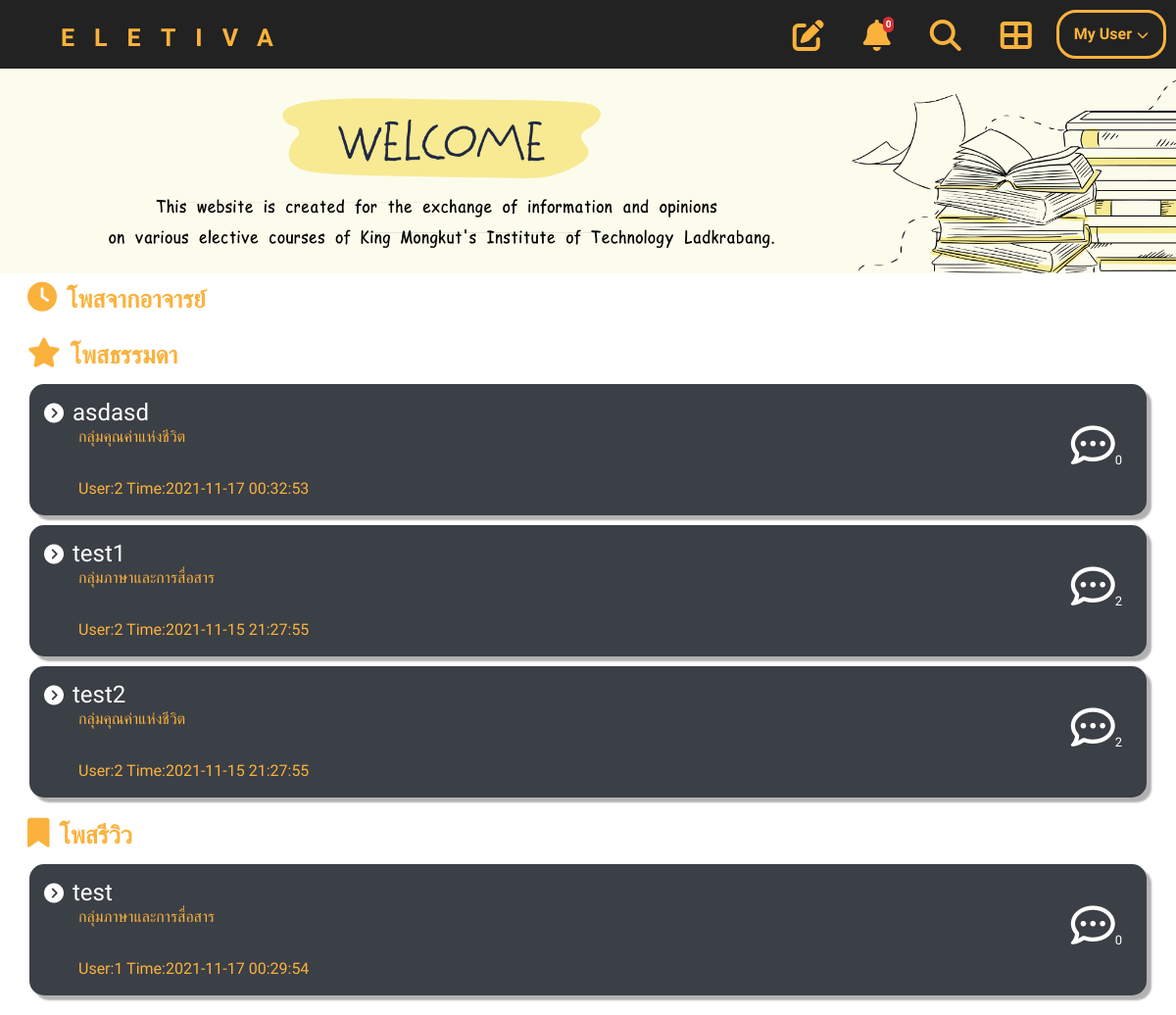
/ (signed in), run on the app's committed database.
### tables this page shows
CREATE TABLE `post` (
  `ID_post` int(11) UNSIGNED NOT NULL,
  `Group_subject` varchar(50) NOT NULL,
  `ID_subject` int(8) NOT NULL,
  `name_subject` varchar(75) NOT NULL,
  `type_post` int(2) NOT NULL,
  `title_post` varchar(50) NOT NULL,
  `msg_post` varchar(255) NOT NULL,
  `time_post` timestamp NOT NULL DEFAULT current_timestamp() ON UPDATE current_timestamp(),
  `create_by` bigint(20) UNSIGNED NOT NULL,
  `report` int(5) NOT NULL
);

### index.php (the view, shortened to what this page needs)
<link rel="stylesheet" type="text/css" href="css/home_index.css">
<?php
require "dbconnect.php";
include "header.php";
?>
<?php if(isset($_SESSION['status']) && !empty($_SESSION['status']) || $_SESSION['status'] != 3) : ?>
<section>
    <img class="banner" src="images/home.png" alt="Banner">
    <div class="inf">
        <?php
            echo'<div class="posttext">';
            echo'<i class="fas fa-clock"></i>';
            echo'<p class="mainC">โพสจากอาจารย์</p>';
            echo'</div>';
        ?>
    </div>
    <div class="inf">
        <?php
        $query = "SELECT * FROM post WHERE type_post='1' ORDER BY time_post DESC";
        $result = mysqli_query($connect, $query);
            echo'<div class="posttext">';
            echo'<i class="fas fa-star"></i>';
            echo'<p class="mainC">โพสธรรมดา</p>';
            echo'</div>';
            while($row =  mysqli_fetch_assoc($result)){
                $x = $row['ID_post'];
                $findCB = "SELECT COUNT(ID_comment) FROM comment WHERE from_post='$x'";
                $y = mysqli_query($connect, $findCB);
                echo '<a href="post.php?id='.$row['ID_post'].'" class="Content">';
                echo '    <div class="post_btn">';
                echo '        <div class="A_left">';
                echo '            <i class="icon_next fas fa-chevron-circle-right"></i>';
                echo '            <h4 class="textC" name="Post">'.$row['title_post'].'</h4>';
                echo '            <h6 class="textS" name="subject">'.$row['Group_subject'].'</h6>';
                echo '            <br><p class="Timestamp">User:'.$row['create_by'].' Time:'.$row['time_post'].'</p>';
                echo '        </div>';
                if($n =  mysqli_fetch_assoc($y)){
                echo '        <div  class="A_right">';
                echo '            <i class="iconcomment far fa-comment-dots"></i>';
                echo '            <h5 class="commentN">'.$n['COUNT(ID_comment)'].'</h5>';
                echo '        </div>';
                }
                echo '    </div>';
                echo '</a>';
        }
        ?>
    </div>
    <div class="inf">
        <?php
        $query = "SELECT * FROM post WHERE type_post='2' ORDER BY time_post DESC";
        $result = mysqli_query($connect, $query);
            echo'<div class="posttext">';
            echo'<i class="fas fa-bookmark"></i>';
            echo'<p class="mainC">โพสรีวิว</p>';
            echo'</div>';
            while($row =  mysqli_fetch_assoc($result)){
                $x = $row['ID_post'];
                $findCC = "SELECT COUNT(ID_comment) FROM comment WHERE from_post='$x'";
                $y = mysqli_query($connect, $findCC);
                echo '<a href="post.php?id='.$row['ID_post'].'" class="Content">';
                echo '    <div class="post_btn">';
                echo '        <div class="A_left">';
                echo '            <i class="icon_next fas fa-chevron-circle-right"></i>';
                echo '            <h4 class="textC" name="Post">'.$row['title_post'].'</h4>';
                echo '            <h6 class="textS" name="subject">'.$row['Group_subject'].'</h6>';
                echo '            <br><p class="Timestamp">User:'.$row['create_by'].' Time:'.$row['time_post'].'</p>';
                echo '        </div>';
                if($n =  mysqli_fetch_assoc($y)){
                echo '        <div  class="A_right">';
                echo '            <i class="iconcomment far fa-comment-dots"></i>';
                echo '            <h5 class="commentN">'.$n['COUNT(ID_comment)'].'</h5>';
                echo '        </div>';
                }
                echo '    </div>';
                echo '</a>';
        }
        ?>
    </div>
</section>
<?php else: ?>
<?php include "logout.php"; ?>
<?php endif ?>

### header.php (shortened to what this page needs)
<?php
    require "dbconnect.php";
?>
<head>
    <link href="https://cdnjs.cloudflare.com/ajax/libs/font-awesome/5.15.4/css/all.min.css" rel="stylesheet">
    <link rel="stylesheet" href="https://stackpath.bootstrapcdn.com/bootstrap/4.5.2/css/bootstrap.min.css">
    <link href="https://cdn.jsdelivr.net/npm/bootstrap@5.0.2/dist/css/bootstrap.min.css" rel="stylesheet">
    <link rel="stylesheet" type="text/css" href="css/navbar.css">
</head>
<?php
if(isset($_SESSION['status']) && empty($_SESSION['status']) && $_SESSION['status'] == 0) {
    echo'<nav>';
    echo'<ul class="menu">';
    echo'<li class="logo"><a class="logonav" href="index.php">ELETIVA</a></li>';
    echo'<li class="item"><a href="search.php" title="Search"><i class="iconnav fas fa-search"><span class="navTitle">Search</span></i></a></li>';
    echo'<li class="item navlast""><a href="category.php" title="Category"><i class="iconnav fas fa-th-large"><span class="navTitle">Category</span></i></a></li>';
    echo'<li class="item button"><a class="loginnav" href="login-user.php">Log In</a></li>';
    echo'<li class="toggle"><a class="icontog" href="#"><i class="icontog fas fa-bars"></i></a></li>';
    echo'</ul>';
    echo'</nav>';
}
else{
    $email = $_SESSION['email'];
    $password = $_SESSION['password'];
    $status = $_SESSION['status'];
    $check = "SELECT ID,email,password,status FROM users WHERE email = '$email ' AND password = '$password' AND status = '$status'";
    $result = mysqli_query($connect, $check);
    $row = mysqli_fetch_assoc($result);
    $ID = $row['ID'];
    $countN = "SELECT COUNT(ID_notify) FROM notify WHERE status_notify='1' AND to_ID='$ID'";
    $nof = mysqli_query($connect, $countN);
    $row = mysqli_fetch_array($nof);
    if($status == 1 || $status == 2){
        echo'<nav>';
        echo'<ul class="menu">';
        echo'<li class="logo"><a class="logonav" href="index.php">ELETIVA</a></li>';
        echo'<li class="item"><a href="creatpost.php" title="Creat Post"><i class="iconnav fas fa-edit"><span class="navTitle">Creat Post</span></i></a></i></li>';
        echo'<li class="item"><a href="notify.php" title="Notification"><i class="iconnav fas fa-bell"><span class="navTitle">Notification</span><div class = "number">'.$row["COUNT(ID_notify)"].'</div></i></a></li>';
        echo'<li class="item"><a href="search.php" title="Search"><i class="iconnav fas fa-search"><span class="navTitle">Search</span></i></a></li>';
        echo'<li class="item navlast"><a href="category.php" title="Category"><i class="iconnav fas fa-th-large"><span class="navTitle">Category</span></i></a></li>';
        echo'<li class="item has-submenu">';
        echo'<a class="usernav" tabindex="0">My User</a>';
        echo'</li>';
        echo'</ul>';
        echo'</nav>';
    }
}
?>

### css/home_index.css (style rules this page uses)
* { padding: 0; margin: 0; font-family: 'IBM Plex Sans Thai', sans-serif; }
.inf { padding: 0 20px; margin-bottom: 20px; width: 100%; }
section .posttext { position: relative; margin-right: 5px; display: table; }
.posttext { color: #FAB23D; font-size: 30px; margin: 8px 8px; display: inline; }
section .banner { width: 100%; vertical-align: bottom; top: 0px; left: 0px; resize: horizontal; }
.posttext p.mainC { font-size: 25px; font-weight: bold; text-align: start; margin-bottom: 10px; margin-left: 10px; display: inline; }
a.Content { cursor: pointer; text-decoration: none; }
.post_btn { margin: 10px 10px 0px 10px; border-radius: 15px; background-color: #3B3F46; padding: 15px; width: auto; box-shadow: 5px 5px 2px rgb(177, 177, 177); }
.icon_next { font-size: 20px; color: white; }
.textC { color: white; font-weight: normal; display: inline; margin-left: 5px; }
.textS, .Timestamp { color: white; margin-left: 35px; color: #FAB23D; }
.Timestamp { display: inline; }
.iconcomment { font-size: 45px; color: white; }
.commentN { margin-top: -15px; margin-left: 45px; width: fit-content; color: white; font-size: small; }
.A_left { width: auto; display: inline-block; }
.A_right { float: right; margin-top: 25px; margin-right: 10px; display: block; }

### css/navbar.css (style rules this page uses)
* { box-sizing: border-box; padding: 0; margin: 0; font-family: 'IBM Plex Sans Thai', sans-serif; }
nav { background: #222; padding-left: 15px; margin-bottom: -18px; position: sticky; }
a { color: #FAB23D; text-decoration: none; text-decoration: none; cursor: pointer; }
.menu, .submenu { list-style-type: none; }
.logo { text-transform: uppercase; font-size: 25px; padding: 10px 10px 0px 0px; text-decoration: none; font-weight: bolder; letter-spacing: 20px; }
.item { padding: 10px; padding-bottom: -20px; }
.menu { display: flex; flex-wrap: wrap; justify-content: space-between; align-items: center; }
.menu li a { display: block; padding: 10px 15px; }
.item { order: 3; width: 100%; text-align: center; display: none; }
.has-submenu > a::after { font-family: "Font Awesome 5 Free"; font-size: 12px; line-height: 16px; font-weight: 900; content: "\f078"; color: #FAB23D; padding-left: 5px; }
@media all and (min-width: 700px) { .menu { justify-content: center; } }
@media all and (min-width: 700px) { .logo { flex: 1; } }
@media all and (min-width: 700px) { .navlast { margin-bottom:15px; } }
@media all and (min-width: 960px) { .menu { align-items: flex-start; flex-wrap: nowrap; background: none; } }
@media all and (min-width: 960px) { .logo { order: 0; } }
@media all and (min-width: 960px) { .item { order: 1; position: relative; display: block; width: auto; } }
@media all and (min-width: 960px) { .navlast { margin-bottom:0px; } }
.usernav { border: 3px solid #FAB23D; border-radius: 20px; font-weight: bold; }
.iconnav { color: #FAB23D; font-size: 32px; margin-bottom: -20px; padding-bottom: -10px; margin-right: -10px; }
.number { height: fit-content; width: fit-content; background-color: #d63031; border-radius: 20px; color: white; text-align: center; position: absolute; padding: 3px; margin-left: 20px; margin-top: -35px; font-size: x-small; }
.navlast { margin-bottom:15px; }

### data on the page
post: title_post "asdasd", Group_subject "กลุ่มคุณค่าแห่งชีวิต", create_by "2", time_post "2021-11-17 00:32:53", COUNT "0"
post: title_post "test1", Group_subject "กลุ่มภาษาและการสื่อสาร", create_by "2", time_post "2021-11-15 21:27:55", COUNT "2"
post: title_post "test2", Group_subject "กลุ่มคุณค่าแห่งชีวิต", create_by "2", time_post "2021-11-15 21:27:55", COUNT "2"
post: title_post "test", Group_subject "กลุ่มภาษาและการสื่อสาร", create_by "1", time_post "2021-11-17 00:29:54", COUNT "0"

### other printed values
$row["COUNT(ID_notify)"] "0"
